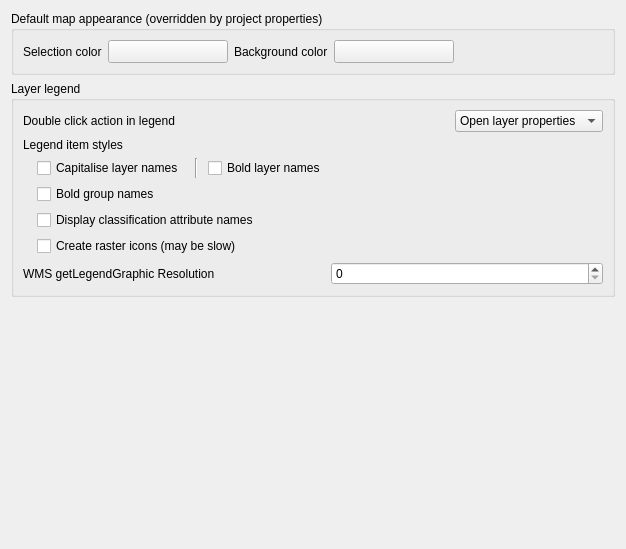
             <widget class="QWidget" name="mOptionsScrollAreaContents_06">
              <property name="geometry">
               <rect>
                <x>0</x>
                <y>0</y>
                <width>626</width>
                <height>549</height>
               </rect>
              </property>
              <layout class="QVBoxLayout" name="verticalLayout_25">
               <item>
                <widget class="QgsCollapsibleGroupBox" name="groupBox_9">
                 <property name="title">
                  <string>Default map appearance (overridden by project properties)</string>
                 </property>
                 <layout class="QGridLayout" name="gridLayout_7">
                  <item row="0" column="4">
                   <widget class="QgsColorButtonV2" name="pbnCanvasColor">
                    <property name="sizePolicy">
                     <sizepolicy hsizetype="Fixed" vsizetype="Fixed">
                      <horstretch>0</horstretch>
                      <verstretch>0</verstretch>
                     </sizepolicy>
                    </property>
                    <property name="minimumSize">
                     <size>
                      <width>120</width>
                      <height>0</height>
                     </size>
                    </property>
                    <property name="maximumSize">
                     <size>
                      <width>120</width>
                      <height>16777215</height>
                     </size>
                    </property>
                    <property name="text">
                     <string/>
                    </property>
                   </widget>
                  </item>
                  <item row="0" column="6">
                   <spacer name="horizontalSpacer_28">
                    <property name="orientation">
                     <enum>Qt::Horizontal</enum>
                    </property>
                    <property name="sizeHint" stdset="0">
                     <size>
                      <width>40</width>
                      <height>20</height>
                     </size>
                    </property>
                   </spacer>
                  </item>
                  <item row="0" column="3">
                   <widget class="QLabel" name="label">
                    <property name="sizePolicy">
                     <sizepolicy hsizetype="Maximum" vsizetype="Preferred">
                      <horstretch>0</horstretch>
                      <verstretch>0</verstretch>
                     </sizepolicy>
                    </property>
                    <property name="text">
                     <string>Background color</string>
                    </property>
                   </widget>
                  </item>
                  <item row="0" column="0">
                   <widget class="QLabel" name="textLabel1_9">
                    <property name="sizePolicy">
                     <sizepolicy hsizetype="Maximum" vsizetype="Preferred">
                      <horstretch>0</horstretch>
                      <verstretch>0</verstretch>
                     </sizepolicy>
                    </property>
                    <property name="text">
                     <string>Selection color</string>
                    </property>
                   </widget>
                  </item>
                  <item row="0" column="1">
                   <widget class="QgsColorButtonV2" name="pbnSelectionColor">
                    <property name="sizePolicy">
                     <sizepolicy hsizetype="Fixed" vsizetype="Fixed">
                      <horstretch>0</horstretch>
                      <verstretch>0</verstretch>
                     </sizepolicy>
                    </property>
                    <property name="minimumSize">
                     <size>
                      <width>120</width>
                      <height>0</height>
                     </size>
                    </property>
                    <property name="maximumSize">
                     <size>
                      <width>120</width>
                      <height>16777215</height>
                     </size>
                    </property>
                    <property name="text">
                     <string/>
                    </property>
                   </widget>
                  </item>
                 </layout>
                </widget>
               </item>
               <item>
                <widget class="QgsCollapsibleGroupBox" name="mLegendGrpBx">
                 <property name="minimumSize">
                  <size>
                   <width>0</width>
                   <height>0</height>
                  </size>
                 </property>
                 <property name="title">
                  <string>Layer legend</string>
                 </property>
                 <layout class="QVBoxLayout" name="verticalLayout_21">
                  <item>
                   <layout class="QHBoxLayout" name="horizontalLayout_8">
                    <item>
                     <widget class="QLabel" name="label_15">
                      <property name="text">
                       <string>Double click action in legend</string>
                      </property>
                     </widget>
                    </item>
                    <item>
                     <spacer name="horizontalSpacer_6">
                      <property name="orientation">
                       <enum>Qt::Horizontal</enum>
                      </property>
                      <property name="sizeHint" stdset="0">
                       <size>
                        <width>40</width>
                        <height>20</height>
                       </size>
                      </property>
                     </spacer>
                    </item>
                    <item>
                     <widget class="QComboBox" name="cmbLegendDoubleClickAction">
                      <item>
                       <property name="text">
                        <string>Open layer properties</string>
                       </property>
                      </item>
                      <item>
                       <property name="text">
                        <string>Open attribute table</string>
                       </property>
                      </item>
                     </widget>
                    </item>
                   </layout>
                  </item>
                  <item>
                   <layout class="QGridLayout" name="gridLayout_3">
                    <item row="1" column="2">
                     <widget class="Line" name="line_4">
                      <property name="minimumSize">
                       <size>
                        <width>12</width>
                        <height>0</height>
                       </size>
                      </property>
                      <property name="orientation">
                       <enum>Qt::Vertical</enum>
                      </property>
                     </widget>
                    </item>
                    <item row="1" column="0">
                     <spacer name="horizontalSpacer_34">
                      <property name="orientation">
                       <enum>Qt::Horizontal</enum>
                      </property>
                      <property name="sizeType">
                       <enum>QSizePolicy::Fixed</enum>
                      </property>
                      <property name="sizeHint" stdset="0">
                       <size>
                        <width>8</width>
                        <height>1</height>
                       </size>
                      </property>
                     </spacer>
                    </item>
                    <item row="1" column="1">
                     <widget class="QCheckBox" name="capitaliseCheckBox">
                      <property name="sizePolicy">
                       <sizepolicy hsizetype="Maximum" vsizetype="Fixed">
                        <horstretch>0</horstretch>
                        <verstretch>0</verstretch>
                       </sizepolicy>
                      </property>
                      <property name="text">
                       <string>Capitalise layer names</string>
                      </property>
                     </widget>
                    </item>
                    <item row="1" column="3">
                     <widget class="QCheckBox" name="mLegendLayersBoldChkBx">
                      <property name="sizePolicy">
                       <sizepolicy hsizetype="Minimum" vsizetype="Fixed">
                        <horstretch>0</horstretch>
                        <verstretch>0</verstretch>
                       </sizepolicy>
                      </property>
                      <property name="text">
                       <string>Bold layer names</string>
                      </property>
                     </widget>
                    </item>
                    <item row="3" column="1" colspan="3">
                     <widget class="QCheckBox" name="cbxLegendClassifiers">
                      <property name="text">
                       <string>Display classification attribute names</string>
                      </property>
                     </widget>
                    </item>
                    <item row="2" column="1" colspan="3">
                     <widget class="QCheckBox" name="mLegendGroupsBoldChkBx">
                      <property name="text">
                       <string>Bold group names</string>
                      </property>
                     </widget>
                    </item>
                    <item row="4" column="1" colspan="3">
                     <widget class="QCheckBox" name="cbxCreateRasterLegendIcons">
                      <property name="text">
                       <string>Create raster icons (may be slow)</string>
                      </property>
                     </widget>
                    </item>
                    <item row="0" column="0" colspan="4">
                     <widget class="QLabel" name="label_53">
                      <property name="sizePolicy">
                       <sizepolicy hsizetype="Minimum" vsizetype="Preferred">
                        <horstretch>0</horstretch>
                        <verstretch>0</verstretch>
                       </sizepolicy>
                      </property>
                      <property name="text">
                       <string>Legend item styles</string>
                      </property>
                     </widget>
                    </item>
                   </layout>
                  </item>
                  <item>
                   <layout class="QHBoxLayout" name="horizontalLayout_34">
                    <item>
                     <widget class="QLabel" name="label_58">
                      <property name="text">
                       <string>WMS getLegendGraphic Resolution</string>
                      </property>
                     </widget>
                    </item>
                    <item>
                     <spacer name="horizontalSpacer_39">
                      <property name="orientation">
                       <enum>Qt::Horizontal</enum>
                      </property>
                      <property name="sizeType">
                       <enum>QSizePolicy::Preferred</enum>
                      </property>
                      <property name="sizeHint" stdset="0">
                       <size>
                        <width>30</width>
                        <height>20</height>
                       </size>
                      </property>
                     </spacer>
                    </item>
                    <item>
                     <widget class="QSpinBox" name="mLegendGraphicResolutionSpinBox">
                      <property name="toolTip">
                       <string extracomment="MAP_RESOLUTION or DPI value overloading getMap default value (set 0 to use default)"/>
                      </property>
                      <property name="whatsThis">
                       <string extracomment="MAP_RESOLUTION or DPI value overloading getMap default value (set 0 to use default)"/>
                      </property>
                      <property name="minimum">
                       <number>0</number>
                      </property>
                      <property name="maximum">
                       <number>1000000</number>
                      </property>
                     </widget>
                    </item>
                   </layout>
                  </item>
                 </layout>
                </widget>
               </item>
               <item>
                <spacer>
                 <property name="orientation">
                  <enum>Qt::Vertical</enum>
                 </property>
                 <property name="sizeHint" stdset="0">
                  <size>
                   <width>20</width>
                   <height>40</height>
                  </size>
                 </property>
                </spacer>
               </item>
              </layout>
             </widget>
